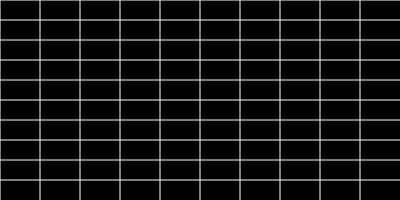
Frame 1 (no input)
Frame 60 (no input): identical to frame 1, image omitted
Frame 120 (the mouse pressed at the canvas centre since frame 60): identical to frame 1, image omitted

The p5.js sketch that drew this single still picture (run headless with seeded random() and noise() and a simulated clock; from frame 60 on, the mouse is pressed at the canvas centre):

// p5.js sketch
// ── sketch.js
// 事件与循环

function setup() {
  // put setup code here
  createCanvas(400, 200);
  background(0);
  // noStroke();  // 取消描边
  stroke(255);
  for(var i = 0; i < 10; i++) {
    line(40*i, 0, 40*i, height);
    line(0, 20*i, width, 20*i);
  }
}

function draw() {
  // put drawing code here
}

// 事件
// function mouseClicked() {
//   fill(255);
//   ellipse(mouseX, mouseY, 50);
// }

// function mouseMoved() {
//   fill(random(255));
//   ellipse(mouseX, mouseY, 50);
// }
